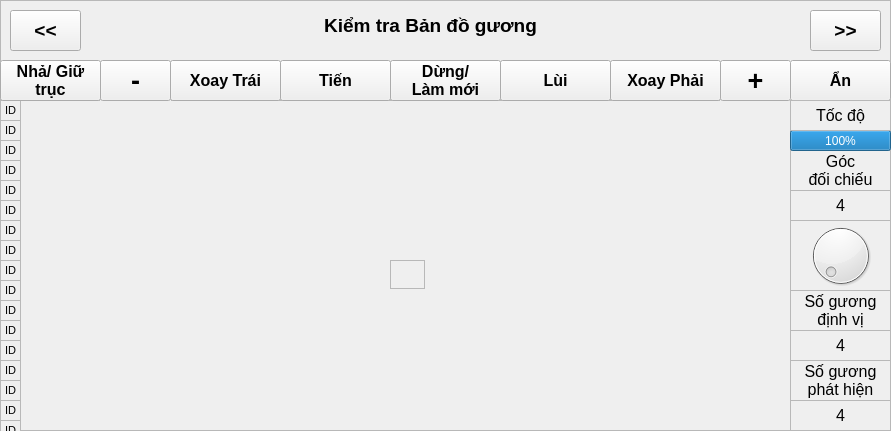
    <widget class="QFrame" name="fr_nav350">
     <property name="geometry">
      <rect>
       <x>0</x>
       <y>0</y>
       <width>891</width>
       <height>431</height>
      </rect>
     </property>
     <property name="autoFillBackground">
      <bool>true</bool>
     </property>
     <property name="frameShape">
      <enum>QFrame::StyledPanel</enum>
     </property>
     <property name="frameShadow">
      <enum>QFrame::Raised</enum>
     </property>
     <widget class="QFrame" name="fr_showReflector">
      <property name="geometry">
       <rect>
        <x>0</x>
        <y>100</y>
        <width>791</width>
        <height>331</height>
       </rect>
      </property>
      <property name="autoFillBackground">
       <bool>true</bool>
      </property>
      <property name="frameShape">
       <enum>QFrame::StyledPanel</enum>
      </property>
      <property name="frameShadow">
       <enum>QFrame::Raised</enum>
      </property>
      <widget class="QLabel" name="lb_rf_0">
       <property name="geometry">
        <rect>
         <x>0</x>
         <y>0</y>
         <width>21</width>
         <height>21</height>
        </rect>
       </property>
       <property name="font">
        <font>
         <pointsize>8</pointsize>
        </font>
       </property>
       <property name="autoFillBackground">
        <bool>true</bool>
       </property>
       <property name="frameShape">
        <enum>QFrame::StyledPanel</enum>
       </property>
       <property name="text">
        <string>ID</string>
       </property>
       <property name="alignment">
        <set>Qt::AlignCenter</set>
       </property>
      </widget>
      <widget class="QLabel" name="lb_rf_1">
       <property name="geometry">
        <rect>
         <x>0</x>
         <y>20</y>
         <width>21</width>
         <height>21</height>
        </rect>
       </property>
       <property name="font">
        <font>
         <pointsize>8</pointsize>
        </font>
       </property>
       <property name="autoFillBackground">
        <bool>true</bool>
       </property>
       <property name="frameShape">
        <enum>QFrame::StyledPanel</enum>
       </property>
       <property name="text">
        <string>ID</string>
       </property>
       <property name="alignment">
        <set>Qt::AlignCenter</set>
       </property>
      </widget>
      <widget class="QLabel" name="lb_rf_2">
       <property name="geometry">
        <rect>
         <x>0</x>
         <y>40</y>
         <width>21</width>
         <height>21</height>
        </rect>
       </property>
       <property name="font">
        <font>
         <pointsize>8</pointsize>
        </font>
       </property>
       <property name="autoFillBackground">
        <bool>true</bool>
       </property>
       <property name="frameShape">
        <enum>QFrame::StyledPanel</enum>
       </property>
       <property name="text">
        <string>ID</string>
       </property>
       <property name="alignment">
        <set>Qt::AlignCenter</set>
       </property>
      </widget>
      <widget class="QLabel" name="lb_rf_3">
       <property name="geometry">
        <rect>
         <x>0</x>
         <y>60</y>
         <width>21</width>
         <height>21</height>
        </rect>
       </property>
       <property name="font">
        <font>
         <pointsize>8</pointsize>
        </font>
       </property>
       <property name="autoFillBackground">
        <bool>true</bool>
       </property>
       <property name="frameShape">
        <enum>QFrame::StyledPanel</enum>
       </property>
       <property name="text">
        <string>ID</string>
       </property>
       <property name="alignment">
        <set>Qt::AlignCenter</set>
       </property>
      </widget>
      <widget class="QLabel" name="lb_rf_4">
       <property name="geometry">
        <rect>
         <x>0</x>
         <y>80</y>
         <width>21</width>
         <height>21</height>
        </rect>
       </property>
       <property name="font">
        <font>
         <pointsize>8</pointsize>
        </font>
       </property>
       <property name="autoFillBackground">
        <bool>true</bool>
       </property>
       <property name="frameShape">
        <enum>QFrame::StyledPanel</enum>
       </property>
       <property name="text">
        <string>ID</string>
       </property>
       <property name="alignment">
        <set>Qt::AlignCenter</set>
       </property>
      </widget>
      <widget class="QLabel" name="lb_rf_5">
       <property name="geometry">
        <rect>
         <x>0</x>
         <y>100</y>
         <width>21</width>
         <height>21</height>
        </rect>
       </property>
       <property name="font">
        <font>
         <pointsize>8</pointsize>
        </font>
       </property>
       <property name="autoFillBackground">
        <bool>true</bool>
       </property>
       <property name="frameShape">
        <enum>QFrame::StyledPanel</enum>
       </property>
       <property name="text">
        <string>ID</string>
       </property>
       <property name="alignment">
        <set>Qt::AlignCenter</set>
       </property>
      </widget>
      <widget class="QLabel" name="lb_rf_6">
       <property name="geometry">
        <rect>
         <x>0</x>
         <y>120</y>
         <width>21</width>
         <height>21</height>
        </rect>
       </property>
       <property name="font">
        <font>
         <pointsize>8</pointsize>
        </font>
       </property>
       <property name="autoFillBackground">
        <bool>true</bool>
       </property>
       <property name="frameShape">
        <enum>QFrame::StyledPanel</enum>
       </property>
       <property name="text">
        <string>ID</string>
       </property>
       <property name="alignment">
        <set>Qt::AlignCenter</set>
       </property>
      </widget>
      <widget class="QLabel" name="lb_rf_7">
       <property name="geometry">
        <rect>
         <x>0</x>
         <y>140</y>
         <width>21</width>
         <height>21</height>
        </rect>
       </property>
       <property name="font">
        <font>
         <pointsize>8</pointsize>
        </font>
       </property>
       <property name="autoFillBackground">
        <bool>true</bool>
       </property>
       <property name="frameShape">
        <enum>QFrame::StyledPanel</enum>
       </property>
       <property name="text">
        <string>ID</string>
       </property>
       <property name="alignment">
        <set>Qt::AlignCenter</set>
       </property>
      </widget>
      <widget class="QLabel" name="lb_rf_8">
       <property name="geometry">
        <rect>
         <x>0</x>
         <y>160</y>
         <width>21</width>
         <height>21</height>
        </rect>
       </property>
       <property name="font">
        <font>
         <pointsize>8</pointsize>
        </font>
       </property>
       <property name="autoFillBackground">
        <bool>true</bool>
       </property>
       <property name="frameShape">
        <enum>QFrame::StyledPanel</enum>
       </property>
       <property name="text">
        <string>ID</string>
       </property>
       <property name="alignment">
        <set>Qt::AlignCenter</set>
       </property>
      </widget>
      <widget class="QLabel" name="lb_rf_9">
       <property name="geometry">
        <rect>
         <x>0</x>
         <y>180</y>
         <width>21</width>
         <height>21</height>
        </rect>
       </property>
       <property name="font">
        <font>
         <pointsize>8</pointsize>
        </font>
       </property>
       <property name="autoFillBackground">
        <bool>true</bool>
       </property>
       <property name="frameShape">
        <enum>QFrame::StyledPanel</enum>
       </property>
       <property name="text">
        <string>ID</string>
       </property>
       <property name="alignment">
        <set>Qt::AlignCenter</set>
       </property>
      </widget>
      <widget class="QLabel" name="lb_rf_10">
       <property name="geometry">
        <rect>
         <x>0</x>
         <y>200</y>
         <width>21</width>
         <height>21</height>
        </rect>
       </property>
       <property name="font">
        <font>
         <pointsize>8</pointsize>
        </font>
       </property>
       <property name="autoFillBackground">
        <bool>true</bool>
       </property>
       <property name="frameShape">
        <enum>QFrame::StyledPanel</enum>
       </property>
       <property name="text">
        <string>ID</string>
       </property>
       <property name="alignment">
        <set>Qt::AlignCenter</set>
       </property>
      </widget>
      <widget class="QLabel" name="lb_rf_11">
       <property name="geometry">
        <rect>
         <x>0</x>
         <y>220</y>
         <width>21</width>
         <height>21</height>
        </rect>
       </property>
       <property name="font">
        <font>
         <pointsize>8</pointsize>
        </font>
       </property>
       <property name="autoFillBackground">
        <bool>true</bool>
       </property>
       <property name="frameShape">
        <enum>QFrame::StyledPanel</enum>
       </property>
       <property name="text">
        <string>ID</string>
       </property>
       <property name="alignment">
        <set>Qt::AlignCenter</set>
       </property>
      </widget>
      <widget class="QLabel" name="lb_rf_12">
       <property name="geometry">
        <rect>
         <x>0</x>
         <y>240</y>
         <width>21</width>
         <height>21</height>
        </rect>
       </property>
       <property name="font">
        <font>
         <pointsize>8</pointsize>
        </font>
       </property>
       <property name="autoFillBackground">
        <bool>true</bool>
       </property>
       <property name="frameShape">
        <enum>QFrame::StyledPanel</enum>
       </property>
       <property name="text">
        <string>ID</string>
       </property>
       <property name="alignment">
        <set>Qt::AlignCenter</set>
       </property>
      </widget>
      <widget class="QLabel" name="lb_rf_13">
       <property name="geometry">
        <rect>
         <x>0</x>
         <y>260</y>
         <width>21</width>
         <height>21</height>
        </rect>
       </property>
       <property name="font">
        <font>
         <pointsize>8</pointsize>
        </font>
       </property>
       <property name="autoFillBackground">
        <bool>true</bool>
       </property>
       <property name="frameShape">
        <enum>QFrame::StyledPanel</enum>
       </property>
       <property name="text">
        <string>ID</string>
       </property>
       <property name="alignment">
        <set>Qt::AlignCenter</set>
       </property>
      </widget>
      <widget class="QLabel" name="lb_rf_14">
       <property name="geometry">
        <rect>
         <x>0</x>
         <y>280</y>
         <width>21</width>
         <height>21</height>
        </rect>
       </property>
       <property name="font">
        <font>
         <pointsize>8</pointsize>
        </font>
       </property>
       <property name="autoFillBackground">
        <bool>true</bool>
       </property>
       <property name="frameShape">
        <enum>QFrame::StyledPanel</enum>
       </property>
       <property name="text">
        <string>ID</string>
       </property>
       <property name="alignment">
        <set>Qt::AlignCenter</set>
       </property>
      </widget>
      <widget class="QLabel" name="lb_rf_15">
       <property name="geometry">
        <rect>
         <x>0</x>
         <y>300</y>
         <width>21</width>
         <height>21</height>
        </rect>
       </property>
       <property name="font">
        <font>
         <pointsize>8</pointsize>
        </font>
       </property>
       <property name="autoFillBackground">
        <bool>true</bool>
       </property>
       <property name="frameShape">
        <enum>QFrame::StyledPanel</enum>
       </property>
       <property name="text">
        <string>ID</string>
       </property>
       <property name="alignment">
        <set>Qt::AlignCenter</set>
       </property>
      </widget>
      <widget class="QLabel" name="lb_rf_16">
       <property name="geometry">
        <rect>
         <x>0</x>
         <y>320</y>
         <width>21</width>
         <height>21</height>
        </rect>
       </property>
       <property name="font">
        <font>
         <pointsize>8</pointsize>
        </font>
       </property>
       <property name="autoFillBackground">
        <bool>true</bool>
       </property>
       <property name="frameShape">
        <enum>QFrame::StyledPanel</enum>
       </property>
       <property name="text">
        <string>ID</string>
       </property>
       <property name="alignment">
        <set>Qt::AlignCenter</set>
       </property>
      </widget>
      <widget class="QLabel" name="lb_rf_17">
       <property name="geometry">
        <rect>
         <x>0</x>
         <y>340</y>
         <width>21</width>
         <height>21</height>
        </rect>
       </property>
       <property name="font">
        <font>
         <pointsize>8</pointsize>
        </font>
       </property>
       <property name="autoFillBackground">
        <bool>true</bool>
       </property>
       <property name="frameShape">
        <enum>QFrame::StyledPanel</enum>
       </property>
       <property name="text">
        <string>ID</string>
       </property>
       <property name="alignment">
        <set>Qt::AlignCenter</set>
       </property>
      </widget>
      <widget class="QLabel" name="lb_rf_18">
       <property name="geometry">
        <rect>
         <x>0</x>
         <y>360</y>
         <width>21</width>
         <height>21</height>
        </rect>
       </property>
       <property name="font">
        <font>
         <pointsize>8</pointsize>
        </font>
       </property>
       <property name="autoFillBackground">
        <bool>true</bool>
       </property>
       <property name="frameShape">
        <enum>QFrame::StyledPanel</enum>
       </property>
       <property name="text">
        <string>ID</string>
       </property>
       <property name="alignment">
        <set>Qt::AlignCenter</set>
       </property>
      </widget>
      <widget class="QLabel" name="lb_rf_19">
       <property name="geometry">
        <rect>
         <x>0</x>
         <y>380</y>
         <width>21</width>
         <height>21</height>
        </rect>
       </property>
       <property name="font">
        <font>
         <pointsize>8</pointsize>
        </font>
       </property>
       <property name="autoFillBackground">
        <bool>true</bool>
       </property>
       <property name="frameShape">
        <enum>QFrame::StyledPanel</enum>
       </property>
       <property name="text">
        <string>ID</string>
       </property>
       <property name="alignment">
        <set>Qt::AlignCenter</set>
       </property>
      </widget>
      <widget class="QLabel" name="lb_nav350">
       <property name="geometry">
        <rect>
         <x>390</x>
         <y>160</y>
         <width>35</width>
         <height>29</height>
        </rect>
       </property>
       <property name="font">
        <font>
         <pointsize>8</pointsize>
         <weight>75</weight>
         <bold>true</bold>
        </font>
       </property>
       <property name="autoFillBackground">
        <bool>true</bool>
       </property>
       <property name="frameShape">
        <enum>QFrame::StyledPanel</enum>
       </property>
       <property name="text">
        <string/>
       </property>
       <property name="pixmap">
        <pixmap>nav350.png</pixmap>
       </property>
       <property name="scaledContents">
        <bool>true</bool>
       </property>
       <property name="alignment">
        <set>Qt::AlignCenter</set>
       </property>
      </widget>
     </widget>
     <widget class="QLabel" name="lb_reflectorLoc">
      <property name="geometry">
       <rect>
        <x>790</x>
        <y>290</y>
        <width>101</width>
        <height>41</height>
       </rect>
      </property>
      <property name="font">
       <font>
        <pointsize>12</pointsize>
       </font>
      </property>
      <property name="autoFillBackground">
       <bool>false</bool>
      </property>
      <property name="frameShape">
       <enum>QFrame::StyledPanel</enum>
      </property>
      <property name="lineWidth">
       <number>1</number>
      </property>
      <property name="midLineWidth">
       <number>0</number>
      </property>
      <property name="text">
       <string>Số gương
định vị</string>
      </property>
      <property name="scaledContents">
       <bool>false</bool>
      </property>
      <property name="alignment">
       <set>Qt::AlignCenter</set>
      </property>
      <property name="wordWrap">
       <bool>false</bool>
      </property>
      <property name="openExternalLinks">
       <bool>false</bool>
      </property>
     </widget>
     <widget class="QLabel" name="lbv_reflectorLoc">
      <property name="geometry">
       <rect>
        <x>790</x>
        <y>330</y>
        <width>101</width>
        <height>31</height>
       </rect>
      </property>
      <property name="font">
       <font>
        <pointsize>12</pointsize>
       </font>
      </property>
      <property name="autoFillBackground">
       <bool>false</bool>
      </property>
      <property name="frameShape">
       <enum>QFrame::StyledPanel</enum>
      </property>
      <property name="lineWidth">
       <number>1</number>
      </property>
      <property name="midLineWidth">
       <number>0</number>
      </property>
      <property name="text">
       <string>4</string>
      </property>
      <property name="scaledContents">
       <bool>false</bool>
      </property>
      <property name="alignment">
       <set>Qt::AlignCenter</set>
      </property>
      <property name="wordWrap">
       <bool>false</bool>
      </property>
      <property name="openExternalLinks">
       <bool>false</bool>
      </property>
     </widget>
     <widget class="QLabel" name="lb_reflectorDetect">
      <property name="geometry">
       <rect>
        <x>790</x>
        <y>360</y>
        <width>101</width>
        <height>41</height>
       </rect>
      </property>
      <property name="font">
       <font>
        <pointsize>12</pointsize>
       </font>
      </property>
      <property name="autoFillBackground">
       <bool>false</bool>
      </property>
      <property name="frameShape">
       <enum>QFrame::StyledPanel</enum>
      </property>
      <property name="lineWidth">
       <number>1</number>
      </property>
      <property name="midLineWidth">
       <number>0</number>
      </property>
      <property name="text">
       <string>Số gương
phát hiện</string>
      </property>
      <property name="scaledContents">
       <bool>false</bool>
      </property>
      <property name="alignment">
       <set>Qt::AlignCenter</set>
      </property>
      <property name="wordWrap">
       <bool>false</bool>
      </property>
      <property name="openExternalLinks">
       <bool>false</bool>
      </property>
     </widget>
     <widget class="QLabel" name="lbv_reflectorDetect">
      <property name="geometry">
       <rect>
        <x>790</x>
        <y>400</y>
        <width>101</width>
        <height>31</height>
       </rect>
      </property>
      <property name="font">
       <font>
        <pointsize>12</pointsize>
       </font>
      </property>
      <property name="autoFillBackground">
       <bool>false</bool>
      </property>
      <property name="frameShape">
       <enum>QFrame::StyledPanel</enum>
      </property>
      <property name="lineWidth">
       <number>1</number>
      </property>
      <property name="midLineWidth">
       <number>0</number>
      </property>
      <property name="text">
       <string>4</string>
      </property>
      <property name="scaledContents">
       <bool>false</bool>
      </property>
      <property name="alignment">
       <set>Qt::AlignCenter</set>
      </property>
      <property name="wordWrap">
       <bool>false</bool>
      </property>
      <property name="openExternalLinks">
       <bool>false</bool>
      </property>
     </widget>
     <widget class="QLabel" name="lb_angleCompare">
      <property name="geometry">
       <rect>
        <x>790</x>
        <y>150</y>
        <width>101</width>
        <height>41</height>
       </rect>
      </property>
      <property name="font">
       <font>
        <pointsize>12</pointsize>
       </font>
      </property>
      <property name="autoFillBackground">
       <bool>false</bool>
      </property>
      <property name="frameShape">
       <enum>QFrame::StyledPanel</enum>
      </property>
      <property name="lineWidth">
       <number>1</number>
      </property>
      <property name="midLineWidth">
       <number>0</number>
      </property>
      <property name="text">
       <string>Góc
đối chiếu</string>
      </property>
      <property name="scaledContents">
       <bool>false</bool>
      </property>
      <property name="alignment">
       <set>Qt::AlignCenter</set>
      </property>
      <property name="wordWrap">
       <bool>false</bool>
      </property>
      <property name="openExternalLinks">
       <bool>false</bool>
      </property>
     </widget>
     <widget class="QLabel" name="lbv_angleCompare">
      <property name="geometry">
       <rect>
        <x>790</x>
        <y>190</y>
        <width>101</width>
        <height>31</height>
       </rect>
      </property>
      <property name="font">
       <font>
        <pointsize>12</pointsize>
       </font>
      </property>
      <property name="autoFillBackground">
       <bool>false</bool>
      </property>
      <property name="frameShape">
       <enum>QFrame::StyledPanel</enum>
      </property>
      <property name="lineWidth">
       <number>1</number>
      </property>
      <property name="midLineWidth">
       <number>0</number>
      </property>
      <property name="text">
       <string>4</string>
      </property>
      <property name="scaledContents">
       <bool>false</bool>
      </property>
      <property name="alignment">
       <set>Qt::AlignCenter</set>
      </property>
      <property name="wordWrap">
       <bool>false</bool>
      </property>
      <property name="openExternalLinks">
       <bool>false</bool>
      </property>
     </widget>
     <widget class="QDial" name="dial_angleCompare">
      <property name="geometry">
       <rect>
        <x>790</x>
        <y>220</y>
        <width>101</width>
        <height>71</height>
       </rect>
      </property>
      <property name="maximum">
       <number>180</number>
      </property>
     </widget>
     <widget class="QLabel" name="lb_reflectorCheck">
      <property name="enabled">
       <bool>true</bool>
      </property>
      <property name="geometry">
       <rect>
        <x>310</x>
        <y>10</y>
        <width>241</width>
        <height>31</height>
       </rect>
      </property>
      <property name="font">
       <font>
        <pointsize>14</pointsize>
        <weight>75</weight>
        <bold>true</bold>
       </font>
      </property>
      <property name="autoFillBackground">
       <bool>false</bool>
      </property>
      <property name="frameShape">
       <enum>QFrame::NoFrame</enum>
      </property>
      <property name="lineWidth">
       <number>1</number>
      </property>
      <property name="midLineWidth">
       <number>0</number>
      </property>
      <property name="text">
       <string>Kiểm tra Bản đồ gương</string>
      </property>
      <property name="scaledContents">
       <bool>false</bool>
      </property>
      <property name="alignment">
       <set>Qt::AlignCenter</set>
      </property>
      <property name="wordWrap">
       <bool>false</bool>
      </property>
      <property name="openExternalLinks">
       <bool>false</bool>
      </property>
     </widget>
     <widget class="QPushButton" name="bt_page_editSpecialPoint">
      <property name="geometry">
       <rect>
        <x>810</x>
        <y>10</y>
        <width>71</width>
        <height>41</height>
       </rect>
      </property>
      <property name="font">
       <font>
        <pointsize>14</pointsize>
        <weight>75</weight>
        <bold>true</bold>
       </font>
      </property>
      <property name="text">
       <string>&gt;&gt;</string>
      </property>
     </widget>
     <widget class="QPushButton" name="bt_page_getPoint">
      <property name="geometry">
       <rect>
        <x>10</x>
        <y>10</y>
        <width>71</width>
        <height>41</height>
       </rect>
      </property>
      <property name="font">
       <font>
        <pointsize>14</pointsize>
        <weight>75</weight>
        <bold>true</bold>
       </font>
      </property>
      <property name="text">
       <string>&lt;&lt;</string>
      </property>
     </widget>
     <widget class="QPushButton" name="bt_hideSetting2">
      <property name="geometry">
       <rect>
        <x>790</x>
        <y>60</y>
        <width>101</width>
        <height>41</height>
       </rect>
      </property>
      <property name="font">
       <font>
        <pointsize>12</pointsize>
        <weight>75</weight>
        <bold>true</bold>
       </font>
      </property>
      <property name="text">
       <string>Ẩn</string>
      </property>
     </widget>
     <widget class="QPushButton" name="bt_reduceSpeed2">
      <property name="geometry">
       <rect>
        <x>100</x>
        <y>60</y>
        <width>71</width>
        <height>41</height>
       </rect>
      </property>
      <property name="font">
       <font>
        <family>Ubuntu</family>
        <pointsize>20</pointsize>
        <weight>75</weight>
        <bold>true</bold>
       </font>
      </property>
      <property name="focusPolicy">
       <enum>Qt::ClickFocus</enum>
      </property>
      <property name="autoFillBackground">
       <bool>true</bool>
      </property>
      <property name="text">
       <string>-</string>
      </property>
     </widget>
     <widget class="QPushButton" name="bt_tryTarget_goStop2">
      <property name="geometry">
       <rect>
        <x>390</x>
        <y>60</y>
        <width>111</width>
        <height>41</height>
       </rect>
      </property>
      <property name="font">
       <font>
        <pointsize>12</pointsize>
        <weight>75</weight>
        <bold>true</bold>
       </font>
      </property>
      <property name="text">
       <string>Dừng/
Làm mới</string>
      </property>
     </widget>
     <widget class="QPushButton" name="bt_upSpeed2">
      <property name="geometry">
       <rect>
        <x>720</x>
        <y>60</y>
        <width>71</width>
        <height>41</height>
       </rect>
      </property>
      <property name="font">
       <font>
        <family>Ubuntu</family>
        <pointsize>20</pointsize>
        <weight>75</weight>
        <bold>true</bold>
       </font>
      </property>
      <property name="focusPolicy">
       <enum>Qt::ClickFocus</enum>
      </property>
      <property name="autoFillBackground">
       <bool>true</bool>
      </property>
      <property name="text">
       <string>+</string>
      </property>
     </widget>
     <widget class="QPushButton" name="bt_tryTarget_goDown2">
      <property name="geometry">
       <rect>
        <x>500</x>
        <y>60</y>
        <width>111</width>
        <height>41</height>
       </rect>
      </property>
      <property name="font">
       <font>
        <pointsize>12</pointsize>
        <weight>75</weight>
        <bold>true</bold>
       </font>
      </property>
      <property name="text">
       <string>Lùi</string>
      </property>
     </widget>
     <widget class="QPushButton" name="bt_tryTarget_goLeft2">
      <property name="geometry">
       <rect>
        <x>170</x>
        <y>60</y>
        <width>111</width>
        <height>41</height>
       </rect>
      </property>
      <property name="font">
       <font>
        <pointsize>12</pointsize>
        <weight>75</weight>
        <bold>true</bold>
       </font>
      </property>
      <property name="text">
       <string>Xoay Trái</string>
      </property>
     </widget>
     <widget class="QPushButton" name="bt_tryTarget_goRight2">
      <property name="geometry">
       <rect>
        <x>610</x>
        <y>60</y>
        <width>111</width>
        <height>41</height>
       </rect>
      </property>
      <property name="font">
       <font>
        <pointsize>12</pointsize>
        <weight>75</weight>
        <bold>true</bold>
       </font>
      </property>
      <property name="text">
       <string>Xoay Phải</string>
      </property>
     </widget>
     <widget class="QPushButton" name="bt_disableBrake2">
      <property name="geometry">
       <rect>
        <x>0</x>
        <y>60</y>
        <width>101</width>
        <height>41</height>
       </rect>
      </property>
      <property name="font">
       <font>
        <pointsize>12</pointsize>
        <weight>75</weight>
        <bold>true</bold>
       </font>
      </property>
      <property name="text">
       <string>Nhả/ Giữ
trục</string>
      </property>
     </widget>
     <widget class="QPushButton" name="bt_tryTarget_goUp2">
      <property name="geometry">
       <rect>
        <x>280</x>
        <y>60</y>
        <width>111</width>
        <height>41</height>
       </rect>
      </property>
      <property name="font">
       <font>
        <pointsize>12</pointsize>
        <weight>75</weight>
        <bold>true</bold>
       </font>
      </property>
      <property name="text">
       <string>Tiến</string>
      </property>
     </widget>
     <widget class="QProgressBar" name="pb_speed2">
      <property name="geometry">
       <rect>
        <x>790</x>
        <y>130</y>
        <width>101</width>
        <height>21</height>
       </rect>
      </property>
      <property name="layoutDirection">
       <enum>Qt::LeftToRight</enum>
      </property>
      <property name="value">
       <number>100</number>
      </property>
      <property name="alignment">
       <set>Qt::AlignCenter</set>
      </property>
      <property name="textVisible">
       <bool>true</bool>
      </property>
      <property name="orientation">
       <enum>Qt::Horizontal</enum>
      </property>
      <property name="invertedAppearance">
       <bool>false</bool>
      </property>
      <property name="textDirection">
       <enum>QProgressBar::TopToBottom</enum>
      </property>
     </widget>
     <widget class="QLabel" name="lb_velocity">
      <property name="geometry">
       <rect>
        <x>790</x>
        <y>100</y>
        <width>101</width>
        <height>31</height>
       </rect>
      </property>
      <property name="font">
       <font>
        <pointsize>12</pointsize>
       </font>
      </property>
      <property name="autoFillBackground">
       <bool>false</bool>
      </property>
      <property name="frameShape">
       <enum>QFrame::StyledPanel</enum>
      </property>
      <property name="lineWidth">
       <number>1</number>
      </property>
      <property name="midLineWidth">
       <number>0</number>
      </property>
      <property name="text">
       <string>Tốc độ</string>
      </property>
      <property name="scaledContents">
       <bool>false</bool>
      </property>
      <property name="alignment">
       <set>Qt::AlignCenter</set>
      </property>
      <property name="wordWrap">
       <bool>false</bool>
      </property>
      <property name="openExternalLinks">
       <bool>false</bool>
      </property>
     </widget>
    </widget>
